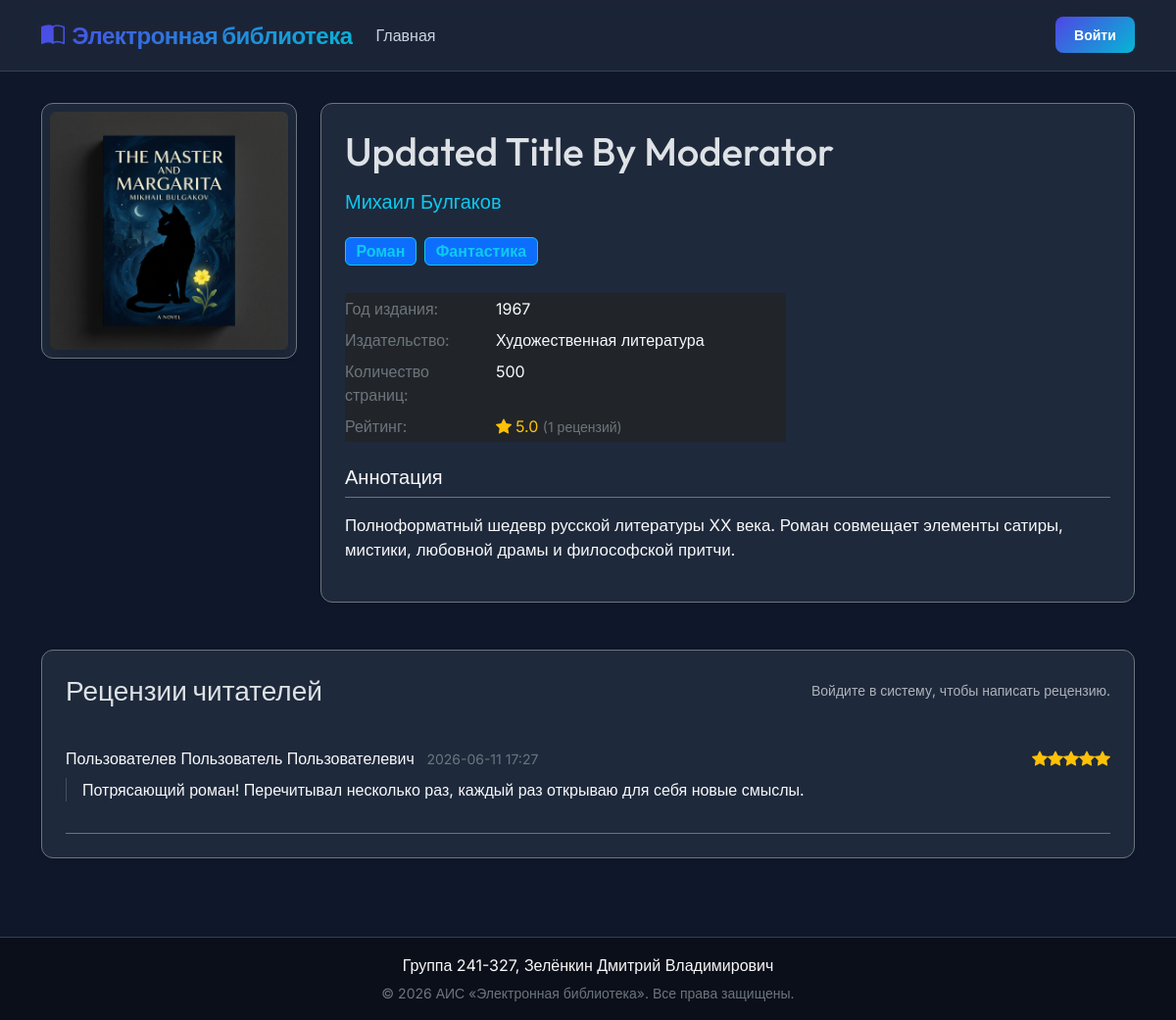
Screenshot of /books/1 with the database file from the repository.
### models.py (models this page shows, shortened)
class Cover(db.Model):
    __tablename__ = 'covers'
    id = db.Column(db.Integer, primary_key=True)
    filename = db.Column(db.String(255), nullable=False)
    mime_type = db.Column(db.String(100), nullable=False)
    md5_hash = db.Column(db.String(32), nullable=False)
    book_id = db.Column(db.Integer, db.ForeignKey('books.id', ondelete='CASCADE'), nullable=False)

class Book(db.Model):
    __tablename__ = 'books'
    id = db.Column(db.Integer, primary_key=True)
    title = db.Column(db.String(255), nullable=False)
    description = db.Column(db.Text, nullable=False)
    year = db.Column(db.Integer, nullable=False)
    publisher = db.Column(db.String(255), nullable=False)
    author = db.Column(db.String(255), nullable=False)
    pages = db.Column(db.Integer, nullable=False)
    created_at = db.Column(db.DateTime, nullable=False, server_default=func.now())
    genres = db.relationship('Genre', secondary=book_genre, backref=db.backref('books', lazy='dynamic'))
    cover = db.relationship('Cover', uselist=False, backref='book', cascade='all, delete-orphan')
    reviews = db.relationship('Review', backref='book', lazy=True, cascade='all, delete-orphan')
    def average_rating(self, filter_approved=False):
        query_reviews = [r for r in self.reviews if not filter_approved or (r.status and r.status.name == 'approved')]
        if not query_reviews:
            return 0.0
        return sum(r.rating for r in query_reviews) / len(query_reviews)
    def reviews_count(self, filter_approved=False):
        if filter_approved:
            return sum(1 for r in self.reviews if r.status and r.status.name == 'approved')
        return len(self.reviews)

class Genre(db.Model):
    __tablename__ = 'genres'
    id = db.Column(db.Integer, primary_key=True)
    name = db.Column(db.String(100), unique=True, nullable=False)

class ReviewStatus(db.Model):
    __tablename__ = 'review_statuses'
    id = db.Column(db.Integer, primary_key=True)
    name = db.Column(db.String(50), unique=True, nullable=False)  # pending, approved, rejected

class Review(db.Model):
    __tablename__ = 'reviews'
    id = db.Column(db.Integer, primary_key=True)
    book_id = db.Column(db.Integer, db.ForeignKey('books.id', ondelete='CASCADE'), nullable=False)
    user_id = db.Column(db.Integer, db.ForeignKey('users.id', ondelete='CASCADE'), nullable=False)
    rating = db.Column(db.Integer, nullable=False)
    text = db.Column(db.Text, nullable=False)
    created_at = db.Column(db.DateTime, nullable=False, server_default=func.now())
    status_id = db.Column(db.Integer, db.ForeignKey('review_statuses.id'), nullable=False)
    status = db.relationship('ReviewStatus', backref='reviews')

class User(db.Model, UserMixin):
    __tablename__ = 'users'
    id = db.Column(db.Integer, primary_key=True)
    login = db.Column(db.String(100), unique=True, nullable=False)
    password_hash = db.Column(db.String(255), nullable=False)
    last_name = db.Column(db.String(100), nullable=False)
    first_name = db.Column(db.String(100), nullable=False)
    middle_name = db.Column(db.String(100), nullable=True)
    role_id = db.Column(db.Integer, db.ForeignKey('roles.id'), nullable=False)
    reviews = db.relationship('Review', backref='user', lazy=True)
    @property
    def full_name(self):
        parts = [self.last_name, self.first_name]
        if self.middle_name:
            parts.append(self.middle_name)
        return " ".join(parts)

### books.py (the view)
@books_bp.route('/books/<int:book_id>')
def view(book_id):
    book = Book.query.get_or_404(book_id)
    reviews = (
        Review.query
        .filter_by(book_id=book.id)
        .join(ReviewStatus)
        .filter(ReviewStatus.name == 'approved')
        .order_by(Review.created_at.desc())
        .all()
    )
    user_review = None
    if current_user.is_authenticated:
        user_review = Review.query.filter_by(book_id=book.id, user_id=current_user.id).first()
    return render_template(
        'books/view.html',
        book=book,
        reviews=reviews,
        user_review=user_review
    )

### templates/books/view.html (shortened to what this page needs)
{% extends 'base.html' %}
{% block content %}
<div class="row g-4 mb-5">
    <div class="col-md-4 col-lg-3">
        <div class="card card-custom p-2 border border-secondary shadow-sm text-center">
            {% if book.cover %}
                <img src="{{ url_for('static', filename='uploads/covers/' ~ book.cover.filename) }}" alt="{{ book.title }}" class="img-fluid rounded shadow" style="width: 100%; max-height: 400px; object-fit: cover;">
            {% else %}
                <div class="d-flex align-items-center justify-content-center bg-dark text-muted rounded shadow-inner" style="height: 350px;">
                    <i class="bi bi-book" style="font-size: 5rem;"></i>
                </div>
            {% endif %}
        </div>
    </div>
    <div class="col-md-8 col-lg-9">
        <div class="card card-custom p-4 border border-secondary shadow-sm h-100">
            <div class="d-flex justify-content-between align-items-start mb-2">
                <h1 class="font-weight-bold" style="font-family: 'Outfit', sans-serif;">{{ book.title }}</h1>
            </div>
            <h5 class="text-info mb-4">{{ book.author }}</h5>
            <div class="mb-4">
                {% for genre in book.genres %}
                    <span class="badge bg-primary bg-opacity-20 text-info border border-info border-opacity-20 fs-6 me-1 mb-1">{{ genre.name }}</span>
                {% endfor %}
            </div>
            <table class="table table-dark table-borderless table-sm mb-4" style="max-width: 450px; background-color: transparent;">
                <tbody>
                    <tr>
                        <td class="text-secondary ps-0" style="width: 150px;">Год издания:</td>
                        <td class="text-light font-weight-medium">{{ book.year }}</td>
                    </tr>
                    <tr>
                        <td class="text-secondary ps-0">Издательство:</td>
                        <td class="text-light font-weight-medium">{{ book.publisher }}</td>
                    </tr>
                    <tr>
                        <td class="text-secondary ps-0">Количество страниц:</td>
                        <td class="text-light font-weight-medium">{{ book.pages }}</td>
                    </tr>
                    <tr>
                        <td class="text-secondary ps-0">Рейтинг:</td>
                        <td class="text-light font-weight-medium">
                            {% set filter_app = True %}
                            {% set rating = book.average_rating(filter_approved=filter_app) %}
                            {% if rating > 0 %}
                                <span class="text-warning"><i class="bi bi-star-fill me-1"></i>{{ "%.1f"|format(rating) }}</span>
                                <span class="text-secondary small">({{ book.reviews_count(filter_approved=filter_app) }} рецензий)</span>
                            {% else %}
                                <span class="text-muted">Нет оценок</span>
                            {% endif %}
                        </td>
                    </tr>
                </tbody>
            </table>
            <h5 class="border-bottom border-secondary pb-2 mb-3 text-light font-weight-semibold" style="font-family: 'Outfit', sans-serif;">Аннотация</h5>
            <div class="book-description text-light-emphasis leading-relaxed" style="font-size: 1.05rem;">
                {{ book.description|markdown }}
            </div>
        </div>
    </div>
</div>
<div class="card card-custom p-4 border border-secondary shadow-sm mb-5">
    <div class="d-flex justify-content-between align-items-center mb-4">
        <h3 class="font-weight-bold m-0" style="font-family: 'Outfit', sans-serif;">Рецензии читателей</h3>
        {% if current_user.is_authenticated %}
            {% if not user_review %}
                <a href="{{ url_for('books.create_review', book_id=book.id) }}" class="btn btn-gradient">
                    <i class="bi bi-chat-left-text me-2"></i>Написать рецензию
                </a>
            {% endif %}
        {% else %}
            <span class="text-muted small">Войдите в систему, чтобы написать рецензию.</span>
        {% endif %}
    </div>
    <div class="reviews-list">
        {% set other_reviews = reviews %}
        {% if user_review %}
            {% set other_reviews = reviews | rejectattr("user_id", "equalto", current_user.id) | list %}
        {% endif %}
        {% if other_reviews %}
            {% for r in other_reviews %}
                <div class="border-bottom border-secondary py-3 {% if not loop.last %}mb-3{% endif %}">
                    <div class="d-flex justify-content-between align-items-start mb-2">
                        <div>
                            <span class="font-weight-semibold text-light">{{ r.user.full_name }}</span>
                            <span class="text-secondary small ms-2">{{ r.created_at.strftime('%Y-%m-%d %H:%M') }}</span>
                        </div>
                        <div class="text-warning">
                            {% for i in range(r.rating) %}<i class="bi bi-star-fill"></i>{% endfor %}
                        </div>
                    </div>
                    <div class="text-light-emphasis review-content ps-3 border-start border-secondary border-opacity-50">
                        {{ r.text|markdown }}
                    </div>
                </div>
            {% endfor %}
        {% endif %}
    </div>
</div>
{% endblock %}

### templates/base.html (shortened to what this page needs)
<!DOCTYPE html>
<html lang="ru" class="h-100" data-bs-theme="dark">
<head>
    <link href="https://cdn.jsdelivr.net/npm/bootstrap@5.3.3/dist/css/bootstrap.min.css" rel="stylesheet">
    <link rel="stylesheet" href="{{ url_for('static', filename='styles.css') }}">
    <link rel="stylesheet" href="https://cdn.jsdelivr.net/npm/bootstrap-icons@1.11.3/font/bootstrap-icons.min.css">
</head>
<body class="d-flex flex-column h-100">
    <nav class="navbar navbar-expand-lg navbar-dark sticky-top">
        <div class="container">
            <a class="navbar-brand" href="{{ url_for('books.index') }}">
                <i class="bi bi-book-half me-2"></i>Электронная библиотека
            </a>
            <div class="collapse navbar-collapse" id="navbarNav">
                <ul class="navbar-nav me-auto mb-2 mb-lg-0">
                    <li class="nav-item">
                        <a class="nav-link {% if request.endpoint == 'books.index' %}active{% endif %}" href="{{ url_for('books.index') }}">Главная</a>
                    </li>
                </ul>
                <div class="d-flex align-items-center">
                    {% if current_user.is_authenticated %}
                        <span class="navbar-text text-white me-3 font-weight-medium">
                            <i class="bi bi-user-circle me-1"></i>{{ current_user.full_name }}
                            <span class="badge bg-secondary ms-1">{{ current_user.role.description }}</span>
                        </span>
                        <a href="{{ url_for('auth.logout') }}" class="btn btn-outline-light btn-sm">Выйти</a>
                    {% else %}
                        <a href="{{ url_for('auth.login') }}" class="btn btn-gradient btn-sm">Войти</a>
                    {% endif %}
                </div>
            </div>
        </div>
    </nav>
    <main class="container my-4 py-2">
        {% block content %}{% endblock %}
    </main>
    <footer class="footer mt-auto py-3">
        <div class="container text-center">
            <p class="mb-1 text-light">Группа 241-327, Зелёнкин Дмитрий Владимирович</p>
            <small class="text-secondary">&copy; {{ datetime.now().year if datetime else 2026 }} АИС «Электронная библиотека». Все права защищены.</small>
        </div>
    </footer>
</body>
</html>

### static/styles.css (style rules this page uses)
:root { --primary: #0a3d62; --accent: #00d1b2; --primary-gradient: linear-gradient(135deg, var(--primary), var(--accent)); --bg-color: #0b133e; --card-bg: #15204d; --border-color: #283e6c; --text-main: #f8fafc; --text-muted: #a0b5d8; }
body { background-color: var(--bg-color); color: var(--text-main); }
.navbar { background-color: rgba(21, 32, 77, 0.85) !important; backdrop-filter: blur(12px); border-bottom: 1px solid var(--border-color); }
.nav-link { color: #cbd5e1 !important; }
.btn-gradient { background: var(--primary-gradient); border: none; color: #fff !important; }
.card-custom { background-color: var(--card-bg); border: 1px solid var(--border-color); }
.footer { background-color: #0b0f19; border-top: 1px solid var(--border-color); color: var(--text-muted); }

### templates/base.html (style rules this page uses)
:root { --primary-gradient: linear-gradient(135deg, #4f46e5, #06b6d4); --bg-color: #0f172a; --card-bg: #1e293b; --border-color: #334155; --text-main: #f8fafc; --text-muted: #94a3b8; }
body { font-family: 'Inter', sans-serif; background-color: var(--bg-color); color: var(--text-main); display: flex; flex-direction: column; min-height: 100vh; }
.navbar { background-color: rgba(30, 41, 59, 0.8) !important; backdrop-filter: blur(12px); border-bottom: 1px solid var(--border-color); padding: 0.8rem 1rem; }
.navbar-brand { font-family: 'Outfit', sans-serif; font-weight: 700; background: var(--primary-gradient); -webkit-background-clip: text; -webkit-text-fill-color: transparent; font-size: 1.5rem; letter-spacing: -0.5px; }
.nav-link { color: #cbd5e1 !important; font-weight: 500; transition: color 0.2s ease, transform 0.2s ease; }
.btn-gradient { background: var(--primary-gradient); border: none; color: white !important; font-weight: 600; border-radius: 8px; padding: 0.5rem 1.2rem; transition: all 0.3s ease; }
.footer { background-color: #0b0f19; border-top: 1px solid var(--border-color); color: var(--text-muted); padding: 1.5rem 0; margin-top: auto; }
.card-custom { background-color: var(--card-bg); border: 1px solid var(--border-color); border-radius: 12px; overflow: hidden; transition: all 0.3s cubic-bezier(0.4, 0, 0.2, 1); }

### rows the page displays
Cover: filename (picture)
Book: title "Updated Title By Moderator", author "Михаил Булгаков", year "1967", publisher "Художественная литература", pages "500", description "Полноформатный шедевр русской литературы XX века. Роман совмещает элементы сатиры, мистики, любовной драмы и философской притчи."
Genre: name "Роман"
Genre: name "Фантастика"
ReviewStatus: reviews_count "1"
Review: user.full_name "Пользователев Пользователь Пользователевич", created_at "2026-06-11 17:27", rating 5 (drawn), text "Потрясающий роман! Перечитывал несколько раз, каждый раз открываю для себя новые смыслы."

### other values shown
{{ "%.1f"|format(rating) }} "5.0"
